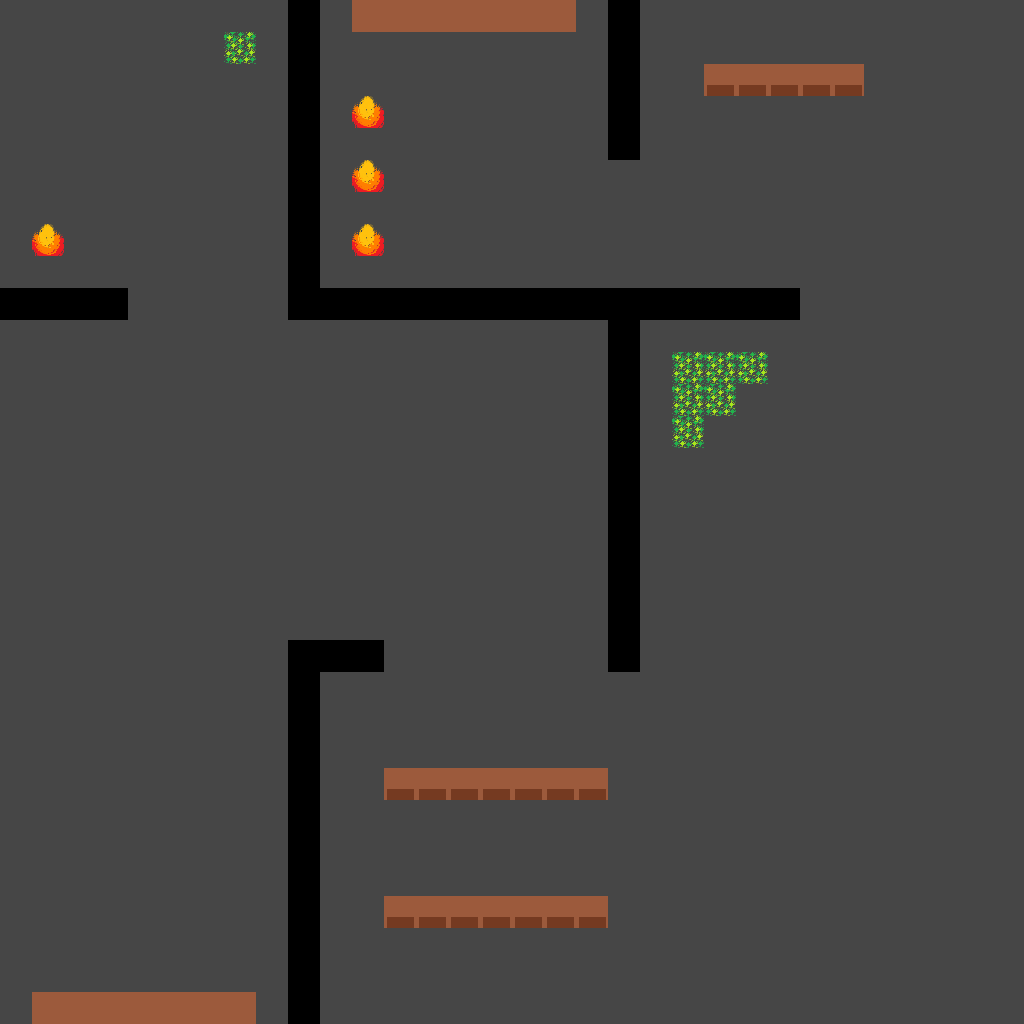

A 2D game scene composited from a Tiled map and its tileset images. What follows is a short description and the map's XML, with every tile layer's data as written:
An orthogonal 32x32 tile map with 32x32 px tiles, 1 tile layer (Tile Layer 1).

<map version="1.10" tiledversion="1.10.2" orientation="orthogonal" renderorder="right-down" width="32" height="32" tilewidth="32" tileheight="32" infinite="0" nextlayerid="3" nextobjectid="1">
 <tileset firstgid="1" name="KlausMappTiless" tilewidth="32" tileheight="32" tilecount="8" columns="0">
  <grid orientation="orthogonal" width="1" height="1" />
  <tile id="0">
   <image width="32" height="32" source="KlausDoor.png" />
  </tile>
  <tile id="1">
     <properties>
      <property name="addScore" type="int" value="5" />
     </properties>
     <image width="32" height="32" source="KlausCoin.png" />
    </tile>
  <tile id="2">
   <properties>
    <property name="addHealth" type="int" value="25" />
   </properties>
   <image width="32" height="32" source="KlausMedkit.png" />
  </tile>
  <tile id="3">
   <properties>
    <property name="damageHealth" type="int" value="10" />
   </properties>
   <image width="32" height="32" source="KlausFire.png" />
  </tile>
  <tile id="4">
   <properties>
    <property name="damageHealth" type="int" value="15" />
   </properties>
   <image width="32" height="32" source="KlausGoo.png" />
  </tile>
  <tile id="5">
   <properties>
    <property name="isSolid" type="bool" value="true" />
   </properties>
   <image width="32" height="32" source="KlausWall.png" />
  </tile>
  <tile id="6">
   <image width="32" height="32" source="KlausFloor.png" />
  </tile>
  <tile id="7">
   <properties>
    <property name="isSolid" type="bool" value="true" />
   </properties>
   <image width="32" height="32" source="KlausDesk.png" />
  </tile>
 </tileset>
 <layer id="1" name="Tile Layer 1" width="32" height="32">
  <data encoding="csv">
7,7,7,7,7,7,7,7,7,6,7,1,1,1,1,1,1,1,7,6,7,7,7,7,7,7,7,7,7,7,7,7,
7,7,7,7,7,7,7,5,7,6,7,7,7,7,7,7,7,7,7,6,7,7,7,7,7,7,7,7,7,7,7,7,
7,7,7,7,7,7,7,7,7,6,7,7,7,7,7,7,7,7,7,6,7,7,8,8,8,8,8,7,7,7,7,7,
7,7,7,7,7,7,7,7,7,6,7,4,7,7,7,7,7,7,7,6,7,7,7,7,7,7,7,7,7,7,7,7,
7,7,7,7,7,7,7,7,7,6,7,7,7,7,7,7,7,7,7,6,7,7,7,7,7,7,7,7,7,7,7,7,
7,7,7,7,7,7,7,7,7,6,7,4,7,7,7,7,7,7,7,7,7,7,7,7,7,7,7,7,7,7,7,7,
7,7,7,7,7,7,7,7,7,6,7,7,7,7,7,7,7,7,7,7,7,7,7,7,7,7,7,7,7,7,7,7,
7,4,7,7,7,7,7,7,7,6,7,4,7,7,7,7,7,7,7,7,7,7,7,7,7,7,7,7,7,7,7,7,
7,7,7,7,7,7,7,7,7,6,7,7,7,7,7,7,7,7,7,7,7,7,7,7,7,7,7,7,7,7,7,7,
6,6,6,6,7,7,7,7,7,6,6,6,6,6,6,6,6,6,6,6,6,6,6,6,6,7,7,7,7,7,7,7,
7,7,7,7,7,7,7,7,7,7,7,7,7,7,7,7,7,7,7,6,7,7,7,7,7,7,7,7,7,7,7,7,
7,7,7,7,7,7,7,7,7,7,7,7,7,7,7,7,7,7,7,6,7,5,5,5,7,7,7,7,7,7,7,7,
7,7,7,7,7,7,7,7,7,7,7,7,7,7,7,7,7,7,7,6,7,5,5,7,7,7,7,7,7,7,7,7,
7,7,7,7,7,7,7,7,7,7,7,7,7,7,7,7,7,7,7,6,7,5,7,7,7,7,7,7,7,7,7,7,
7,7,7,7,7,7,7,7,7,7,7,7,7,7,7,7,7,7,7,6,7,7,7,7,7,7,7,7,7,7,7,7,
7,7,7,7,7,7,7,7,7,7,7,7,7,7,7,7,7,7,7,6,7,7,7,7,7,7,7,7,7,7,7,7,
7,7,7,7,7,7,7,7,7,7,7,7,7,7,7,7,7,7,7,6,7,7,7,7,7,7,7,7,7,7,7,7,
7,7,7,7,7,7,7,7,7,7,7,7,7,7,7,7,7,7,7,6,7,7,7,7,7,7,7,7,7,7,7,7,
7,7,7,7,7,7,7,7,7,7,7,7,7,7,7,7,7,7,7,6,7,7,7,7,7,7,7,7,7,7,7,7,
7,7,7,7,7,7,7,7,7,7,7,7,7,7,7,7,7,7,7,6,7,7,7,7,7,7,7,7,7,7,7,7,
7,7,7,7,7,7,7,7,7,6,6,6,7,7,7,7,7,7,7,6,7,7,7,7,7,7,7,7,7,7,7,7,
7,7,7,7,7,7,7,7,7,6,7,7,7,7,7,7,7,7,7,7,7,7,7,7,7,7,7,7,7,7,7,7,
7,7,7,7,7,7,7,7,7,6,7,7,7,7,7,7,7,7,7,7,7,7,7,7,7,7,7,7,7,7,7,7,
7,7,7,7,7,7,7,7,7,6,7,7,7,7,7,7,7,7,7,7,7,7,7,7,7,7,7,7,7,7,7,7,
7,7,7,7,7,7,7,7,7,6,7,7,8,8,8,8,8,8,8,7,7,7,7,7,7,7,7,7,7,7,7,7,
7,7,7,7,7,7,7,7,7,6,7,7,7,7,7,7,7,7,7,7,7,7,7,7,7,7,7,7,7,7,7,7,
7,7,7,7,7,7,7,7,7,6,7,7,7,7,7,7,7,7,7,7,7,7,7,7,7,7,7,7,7,7,7,7,
7,7,7,7,7,7,7,7,7,6,7,7,7,7,7,7,7,7,7,7,7,7,7,7,7,7,7,7,7,7,7,7,
7,7,7,7,7,7,7,7,7,6,7,7,8,8,8,8,8,8,8,7,7,7,7,7,7,7,7,7,7,7,7,7,
7,7,7,7,7,7,7,7,7,6,7,7,7,7,7,7,7,7,7,7,7,7,7,7,7,7,7,7,7,7,7,7,
7,7,7,7,7,7,7,7,7,6,7,7,7,7,7,7,7,7,7,7,7,7,7,7,7,7,7,7,7,7,7,7,
7,1,1,1,1,1,1,1,7,6,7,7,7,7,7,7,7,7,7,7,7,7,7,7,7,7,7,7,7,7,7,7
</data>
 </layer>
</map>
